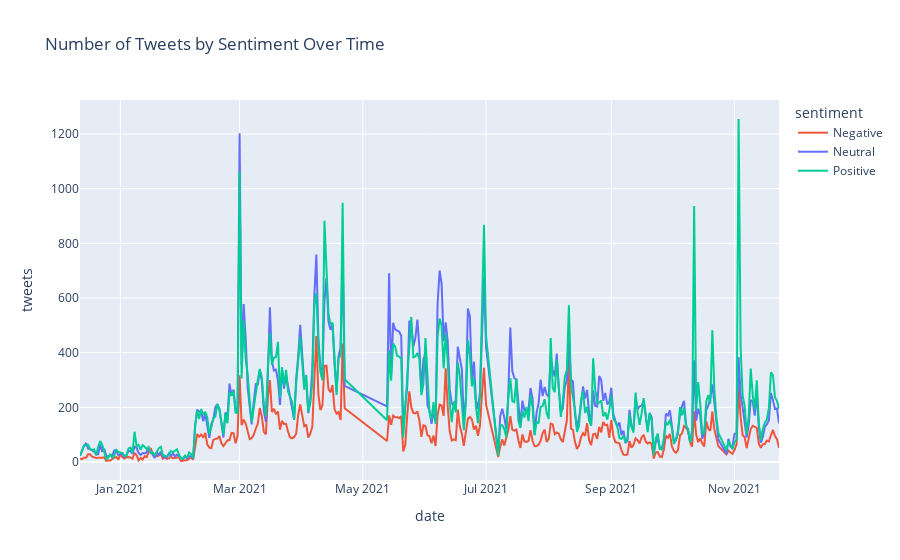

Notebook cell for this chart:
### Code cell
df_tweets['date'] = pd.to_datetime(df_tweets['date'])
df_tweets['datedt'] = pd.to_datetime(df_tweets['date'])
df_tweets['date'] = df_tweets['datedt'].dt.date
df_tweets['year'] = df_tweets['datedt'].dt.year
df_tweets['month'] = df_tweets['datedt'].dt.month
df_tweets['day'] = df_tweets['datedt'].dt.day
df_tweets['dayofweek'] = df_tweets['datedt'].dt.dayofweek
df_tweets['hour'] = df_tweets['datedt'].dt.hour
df_tweets['minute'] = df_tweets['datedt'].dt.minute
df_tweets['dayofyear'] = df_tweets['datedt'].dt.dayofyear
df_tweets['date_only'] = df_tweets['datedt'].dt.date

# Get counts of number of tweets by sentiment for each date
timeline = df_tweets.groupby(['date', 'sentiment']).agg(**{'tweets': ('id', 'count')}).reset_index().dropna()

# Plot results

fig = px.line(timeline, x='date', y='tweets', color='sentiment', category_orders={'sentiment': ['neutral', 'negative', 'positive']},color_discrete_sequence=[ '#EF553B','#636EFA', '#00CC96'], title='Number of Tweets by Sentiment Over Time')
fig.show()

### Figure 1 — Plotly figure (JSON) as saved in the notebook; plotly's stock layout.template omitted (floating-point values rounded to 4 significant figures; data arrays with more than 128 entries replaced by an {"elided": "..."} marker saying what was removed)
{"data": [{"hovertemplate": "sentiment=Negative<br>date=%{x}<br>tweets=%{y}<extra></extra>", "legendgroup": "Negative", "line": {"color": "#EF553B", "dash": "solid"}, "marker": {"symbol": "circle"}, "mode": "lines", "name": "Negative", "orientation": "v", "showlegend": true, "type": "scatter", "x": {"elided": "319 str values"}, "xaxis": "x", "y": {"elided": "319 int values"}, "yaxis": "y"}, {"hovertemplate": "sentiment=Neutral<br>date=%{x}<br>tweets=%{y}<extra></extra>", "legendgroup": "Neutral", "line": {"color": "#636EFA", "dash": "solid"}, "marker": {"symbol": "circle"}, "mode": "lines", "name": "Neutral", "orientation": "v", "showlegend": true, "type": "scatter", "x": {"elided": "319 str values"}, "xaxis": "x", "y": {"elided": "319 int values"}, "yaxis": "y"}, {"hovertemplate": "sentiment=Positive<br>date=%{x}<br>tweets=%{y}<extra></extra>", "legendgroup": "Positive", "line": {"color": "#00CC96", "dash": "solid"}, "marker": {"symbol": "circle"}, "mode": "lines", "name": "Positive", "orientation": "v", "showlegend": true, "type": "scatter", "x": {"elided": "319 str values"}, "xaxis": "x", "y": {"elided": "319 int values"}, "yaxis": "y"}], "layout": {"legend": {"title": {"text": "sentiment"}, "tracegroupgap": 0}, "title": {"text": "Number of Tweets by Sentiment Over Time"}, "xaxis": {"anchor": "y", "domain": [0, 1], "title": {"text": "date"}}, "yaxis": {"anchor": "x", "domain": [0, 1], "title": {"text": "tweets"}}}}
